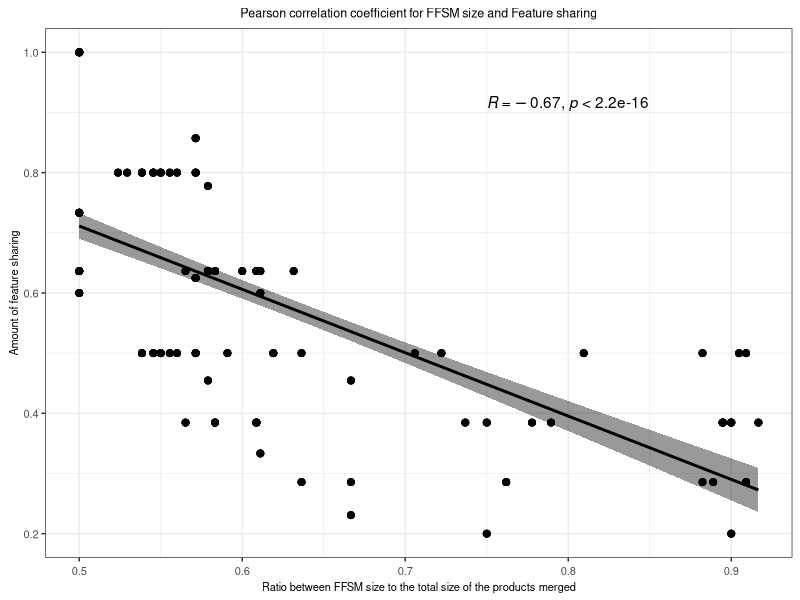
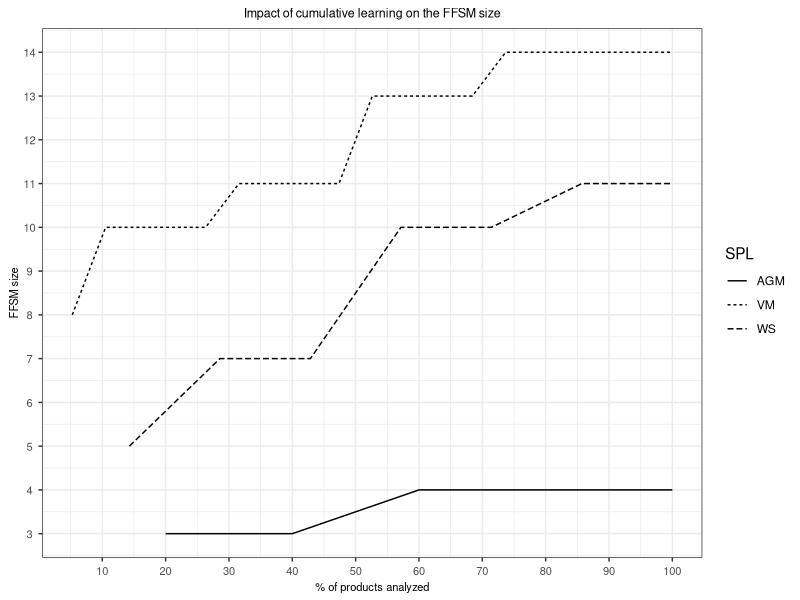

These charts were generated, in order, by the following R code:
list.of.packages <- c("ggpubr","ggrepel","ggplot2")

# new.packages <- list.of.packages[!(list.of.packages %in% installed.packages(lib.loc="/home/cdnd1/Rpackages/")[,"Package"])]
# if(length(new.packages)) install.packages(new.packages,lib="/home/cdnd1/Rpackages/")
# lapply(list.of.packages,require,character.only=TRUE, lib.loc="/home/cdnd1/Rpackages/")

new.packages <- list.of.packages[!(list.of.packages %in% installed.packages()[,"Package"])]
if(length(new.packages)) install.packages(new.packages, dependencies = TRUE)
lapply(list.of.packages,require,character.only=TRUE)

rm(new.packages,list.of.packages)

tab<-read.table("dataset.tab",sep="\t", header=TRUE)
corrMethod<-"pearson"
  
plot<-ggscatter(tab,
                x = "RatioStates",
                xlab = "Ratio between FFSM size to the total size of the products merged",
                y = "RatioFeatures",
                ylab = "Amount of feature sharing",
                title = "Pearson correlation coefficient for FFSM size and Feature sharing",
                add = "reg.line",
                cor.coeff.args = list(method = corrMethod, label.x.npc = 0.6, label.y.npc = 0.9),
                conf.int = TRUE, # Add confidence interval
                cor.coef = TRUE # Add correlation coefficient. see ?stat_cor
)+
  theme_bw()+
  theme(
  plot.title = element_text(hjust = 0.5, size=9),
  axis.text.x  = element_text(angle = 0,   hjust = 0.5, vjust = 0.5, size=8),
  axis.text.y  = element_text(angle = 0,   hjust = 0.5, vjust = 0.5, size=8),
  axis.title.x  = element_text(angle = 0,  hjust = 0.5, vjust = 0.5, size=8),
  axis.title.y  = element_text(angle = 90, hjust = 0.5, vjust = 0.5, size=8),
)

# plot
filename <- "correlation.pdf"
ggsave(device=cairo_pdf, filename, width = 8, height = 4, dpi=320)  # ssh plots  

##########################################################################

tab_recov<-read.table("recovering_ffsm.tab",sep="\t", header=TRUE)
tab_recov[,"Products.Analyzed"]<-tab_recov[,"Products.Analyzed"]*100
plot <- ggplot(data=tab_recov, aes_string(x="Products.Analyzed", y="StatesFFSM",shape="SPL")) +
  geom_line(stat = "identity",aes_string(linetype="SPL"))+
  labs(
    y = "FFSM size",
    x = "% of products analyzed",
    title = "Impact of cumulative learning on the FFSM size"
    )+
  scale_x_continuous(breaks = seq(0,100,10)) +
  scale_y_continuous(breaks = seq(0,15,1))+
  theme_bw()+
  theme(
    plot.title = element_text(hjust = 0.5, size=9),
    axis.text.x  = element_text(angle = 0,   hjust = 0.5, vjust = 0.5, size=8),
    axis.text.y  = element_text(angle = 0,   hjust = 0.5, vjust = 0.5, size=8),
    axis.title.x  = element_text(angle = 0,  hjust = 0.5, vjust = 0.5, size=8),
    axis.title.y  = element_text(angle = 90, hjust = 0.5, vjust = 0.5, size=8),
  )
  
# plot
filename <- "recovering_ffsm.pdf"
ggsave(device=cairo_pdf, filename, width = 6, height = 3, dpi=320)  # ssh plots  
